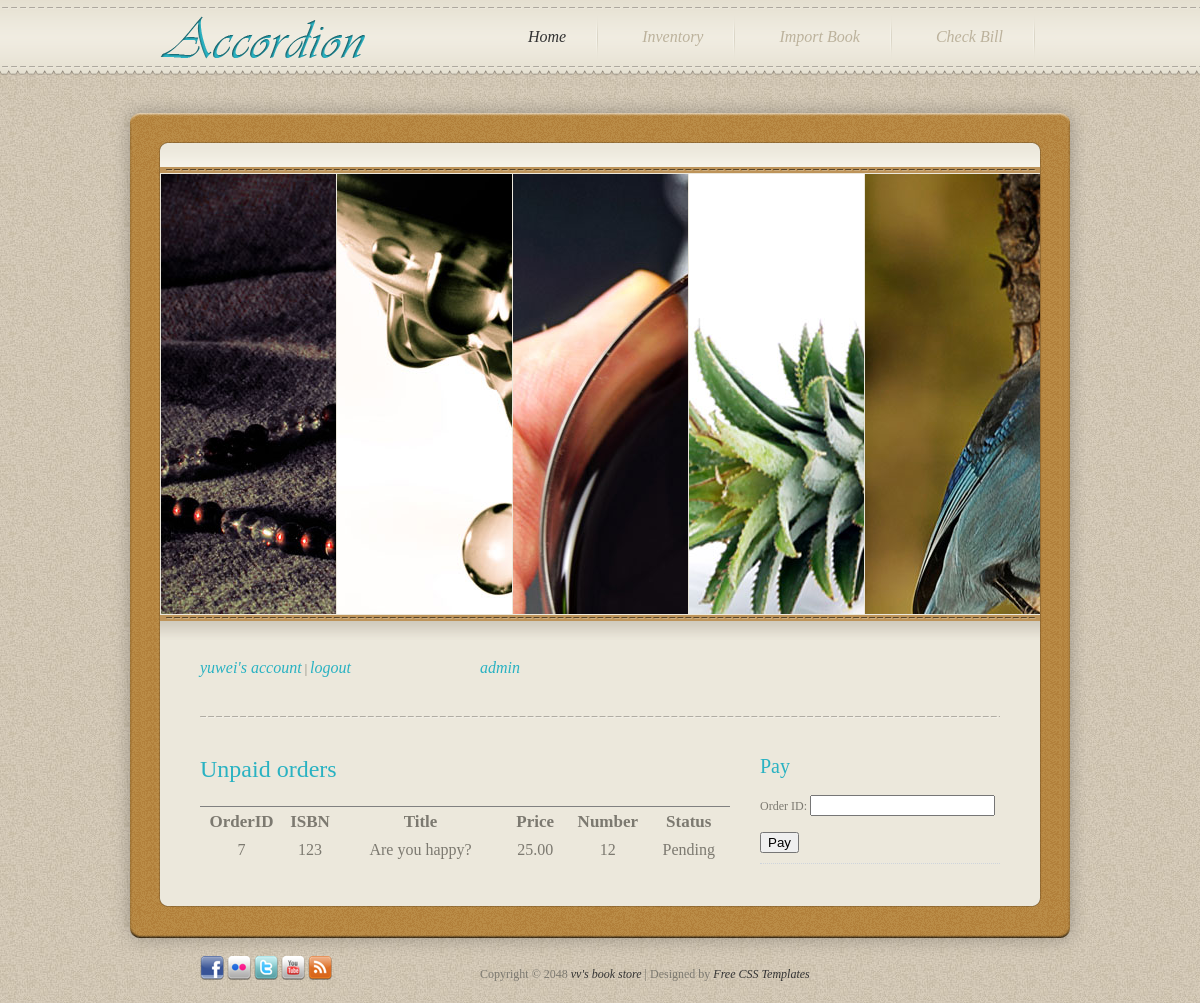
The page /pay/ (signed in) on the database its author committed.
### bookstore/models.py (models this page shows, shortened)
class import_book(models.Model):
    status_CHOICES = (
        ('0', 'Pending'),
        ('1', 'Paid'),
		('2','Canceled'),
    )
    ISBN = models.CharField(max_length=30)
    title = models.CharField(max_length=100)
    author = models.CharField(max_length=60)
    publisher = models.CharField(max_length=30)
    import_price = models.DecimalField(max_digits=5, decimal_places=2)
    import_number = models.IntegerField()
    status = models.CharField(max_length=1,choices=status_CHOICES,default='0')
    class Meta:
	ordering = ["ISBN"]

### project/views.py (the view)
@login_required
def pay(request):#��δ���������и���
	check = 0
	change = False
	if 'id' in request.GET :
		b = import_book.objects.get(id=request.GET['id'])
		b.status='1'
		b.save()
		bl=bill(inout='0',date=datetime.datetime.now(),amount=b.import_price*b.import_number)
		bl.save()
		change = True
		s="Paid successfully!"
		books=import_book.objects.all().order_by("id")[0:10]
		return render_to_response('buy.html',locals(), context_instance=RequestContext(request))
	else:
		books=import_book.objects.filter(status='0').order_by("id")
	return render_to_response('pay.html',locals(), context_instance=RequestContext(request))

### project/templates/pay.html (shortened to what this page needs)
{% extends "base.html" %}
  {% block head %}
  	{% if change %}
       <h2>{{s}}</h2>
    {% else %}
    	{% if check == 2 %}
    		<h2>Paid orders</h2>
		{% else %}
			<h2>Unpaid orders</h2>
		{% endif %}
	{% endif %}
  {% endblock %}
  {% block content %}
	{% if books %}
		<table frame="above" cellpadding = "5" width = "530" style="word-break:break-all; word-wrap:break-all;">
			<tr  style = "font-size:17px">
			<th width = 80>OrderID</th>
			<th width = 50>ISBN</th>
			<th width = 180>Title</th>
			<th width = 60>Price</th>
			<th width = 80>Number</th>
			<th width = 80>Status</th>
			</tr>
			{% for book in books %}
        	<tr  style = "font-size:16px">
			<td align="center">{{ book.id}}</td>
			<td align="center">{{ book.ISBN}}</td>
			<td align="center">{{ book.title }}</td>
			<td align="center">{{ book.import_price}}</td>
			<td align="center">{{ book.import_number}}</td>
			<td align="center">{{ book.get_status_display}}</td>
			</tr>
			{% endfor %}
		</table>
	{% else %}
    	<p style = "font-size:17px">No books matched your criteria.</p>
	{% endif %}
  {% endblock %}
  {% block heading1 %}
	{% if check == 0  %}
		<h3>Pay</h3>
	{% elif check == 1 %}
		<h3>Cancel</h3>
	{% else %}
		<h3>Arrive</h3>
	{% endif %}
  {% endblock %}
  {% block content1 %}
  	<div class="rp_pp">
    <form action="" method="get">
  		<label for="id">Order ID:</label>
 		<input type="text" name="id">
		{% if check == 0 %}
			<input type="submit" value="Pay" />
		{% elif check == 1 %}
			<input type="submit" value="Cancel" />
		{% else %}
			<input type="submit" value="Put into stock" />
		{% endif %}
    </form>
    </div>
  {% endblock %}

### project/templates/base.html (shortened to what this page needs)
<!DOCTYPE html PUBLIC "-//W3C//DTD XHTML 1.0 Transitional//EN" "http://www.w3.org/TR/xhtml1/DTD/xhtml1-transitional.dtd">
<html xmlns="http://www.w3.org/1999/xhtml">
<head>
<link href="/css/templatemo_style.css" rel="stylesheet" type="text/css" />
<link rel="stylesheet" type="text/css" href="/css/ddsmoothmenu.css" />
</head>
<body>
<div id="templatemo_top_wrapper">
	<div id="templatemo_top">
    	<div id="site_title"><h1><a href = "/homepage/">Book Store</a></h1></div>
        <div id="templatemo_menu" class="ddsmoothmenu">
            <ul>
                <li><a href="/homepage" class="selected">Home</a></li>
                <li><a href="/inventory">Inventory</a>
                </li>
                <li><a href="/buy">Import Book</a>
                </li>
				<li><a href="/bill">Check Bill</a></li>
            </ul>
            <br style="clear: left" />
        </div>
    </div>
</div>
<div id="templatemo_main_top"></div>
<div id="templatemo_main_wrapper">
	<div id="templatemo_slider_wrapper">
    	<ul class="slider horizontal" >
            <li id="slide_1"><img src="/images/slider/01.jpg" alt="Slider 01" /></li>
            <li id="slide_2"><img src="/images/slider/02.jpg" alt="Slider 02" /></li>
            <li id="slide_3"><img src="/images/slider/03.jpg" alt="Slider 03" /></li>
            <li id="slide_4"><img src="/images/slider/04.jpg" alt="Slider 04" /></li>
            <li id="slide_5"><img src="/images/slider/05.jpg" alt="Slider 05" /></li>
        </ul>
    </div>
    <div id="templatemo_main">
    	<div class="col col_3 hp_post">
            {% if user.is_authenticated %}
            <a href="/manage/" style = "font-size:16px">{{ user }}'s account</a> |
            <a href="/accounts/logout/"style = "font-size:16px">logout </a>
          	{% else %}
            <a href="/login/"  style = "font-size:16px">login</a>
          	{% endif %}
        </div>
        <div class="col col_3 hp_post">
            <a href="/admin/"  style = "font-size:16px"> admin</a>
        </div>
        <div class="cleaner h40 hr"></div>
		<div class="col col_32">
			{% block head %} {% endblock %}
		{% block content %} {% endblock %}
			<div class="cleaner h10"></div>
		</div>
        <div class="col col_3 no_margin_righ">
			{% block heading1 %} {% endblock %}
            {% block content1 %} {% endblock %}
        </div>
    </div>
</div>
<div id="templatemo_footer">
	<div class="col col_3">
        <a href="#"><img src="/images/facebook.png" title="Facebook" alt="Facebook" /></a>
        <a href="#"><img src="/images/flickr.png" title="Flickr" alt="Flickr"/></a>
        <a href="#"><img src="/images/twitter.png" title="Twitter" alt="Twitter"/></a>
        <a href="#"><img src="/images/youtube.png" title="Youtube" alt="Youtube"/></a>
        <a href="#"><img src="/images/feed.png" title="RSS" alt="RSS"/></a>
	</div>
    <div class="col col_32 copyright no_margin_righ">
        Copyright © 2048 <a href="#">vv's book store</a> | Designed by <a href="http://www.templatemo.com" target="_parent">Free CSS Templates</a>
	</div>
</div>
</body>
</html>

### project/templates/11/css/templatemo_style.css (style rules this page uses)
body { margin: 0; padding: 0; color: #7c7970; font-family: Georgia, "Times New Roman", Times, serif; font-size: 12px; line-height: 1.4em; background-color: #c9bda7; background-image: url(../images/templatemo_body.jpg); background-repeat: repeat; }
a, a:link, a:visited { color: #29b2c2; font-weight: normal; text-decoration: none; font-style: italic; }
img { border: none; }
h1, h2, h3, h4, h5, h6 { color: #29b2c2; font-weight: normal; }
h1 { font-size: 48px; margin: 0 0 30px; padding: 5px 0 }
h2 { font-size: 24px; margin: 0 0 25px; padding: 3px 0 }
h3 { font-size: 20px; margin: 0 0 20px; padding: 0; }
.cleaner { clear: both }
.h10 { height: 10px }
.h40 { height: 40px }
.hr { background:url(../images/templatemo_divider.png) bottom center no-repeat; margin-bottom: 40px }
#templatemo_top_wrapper { width: 100%; height: 75px; margin-bottom: 20px; background: url(../images/templatemo_top.png) repeat-x }
#templatemo_top { width: 880px; padding: 10px 48px; margin: 0 auto; }
#templatemo_main_top { width: 976px; height: 78px; margin: 0 auto; background: url(../images/templatemo_main_top.png) no-repeat }
#templatemo_main_wrapper { width: 880px; padding: 0 48px; margin: 0 auto; background: url(../images/templatemo_main_middle.png) repeat-y }
#templatemo_main { padding: 20px 40px 20px }
#templatemo_footer { width: 800px; padding: 60px 88px 10px; margin: 0 auto; background: url(../images/templatemo_main_bottom.png) no-repeat top center }
#site_title { float: left; }
#site_title h1 { margin: 0; padding: 0; }
#site_title h1 a { display: block; font-size: 12px; font-family: Georgia, "Times New Roman", Times, serif; width: 229px; height: 54px; color: #acacac; text-indent: -10000px; background: url(../images/templatemo_logo.png) no-repeat center left; }
#templatemo_menu { float: right }
#templatemo_slider_wrapper { width: 878px; padding: 1px 1px 26px; margin: 0 auto; background: url(../images/templatemo_slider.png) no-repeat bottom }
.col { float: left; margin-right: 40px }
.col_3 { width: 240px; }
.col_32 { width: 520px }
.no_margin_righ { margin-right: 0 }
.rp_pp { margin-bottom: 10px; padding-bottom: 10px; border-bottom: 1px dotted #ced4dc }
.copyright { padding: 10px 0; }
.copyright a { color: #333; }
.slider { list-style: none; position: relative; width: 878px; height: 440px; overflow: hidden; margin: 0; padding: 0; }
.slider li { width: 174.8px; height: 440px; display: block; overflow: hidden; padding: 0; }
.slider.horizontal li { margin-right: 5px; float: left; }
.slider.horizontal #slide_5 { margin-right: none; }

### project/templates/11/css/ddsmoothmenu.css (style rules this page uses)
.ddsmoothmenu ul { z-index:100; margin: 0; padding: 0; list-style-type: none; }
.ddsmoothmenu ul li { position: relative; display: inline; float: left; }
.ddsmoothmenu ul li a { display: block; height: 54px; padding: 0 32px 0 30px; line-height: 54px; margin: 0 5px 0 9px; font-size: 16px; color: #bcb29c; text-align: center; text-decoration: none; font-weight: 400; outline: none; font-family: Georgia, "Times New Roman", Times, serif; background: url(../images/templatemo_menu_divider.png) center right no-repeat }
.ddsmoothmenu ul li a.selected, .ddsmoothmenu ul li a:hover { color: #333; }

### rows shown on the page
import_book: id "7", ISBN "123", title "Are you happy?", import_price "25.00", import_number "12", status "Pending"

### other values the page prints
{{ user }} "yuwei"
